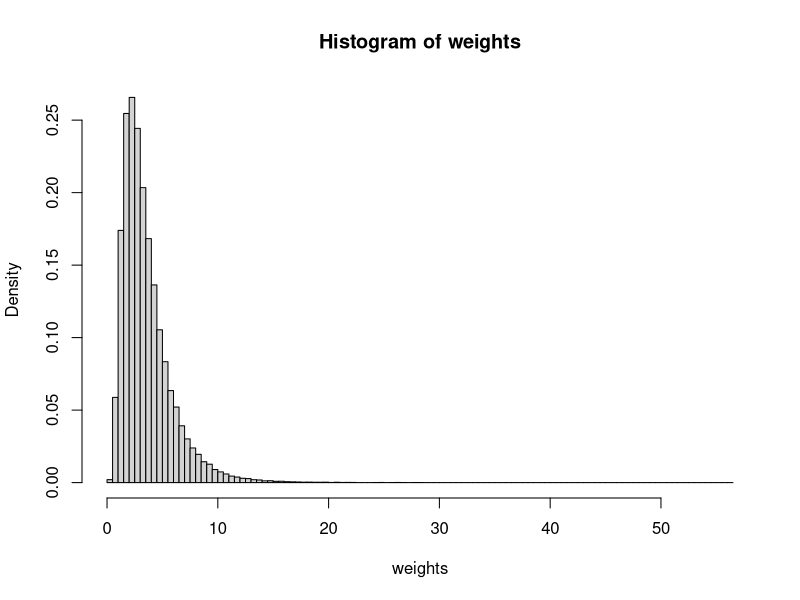
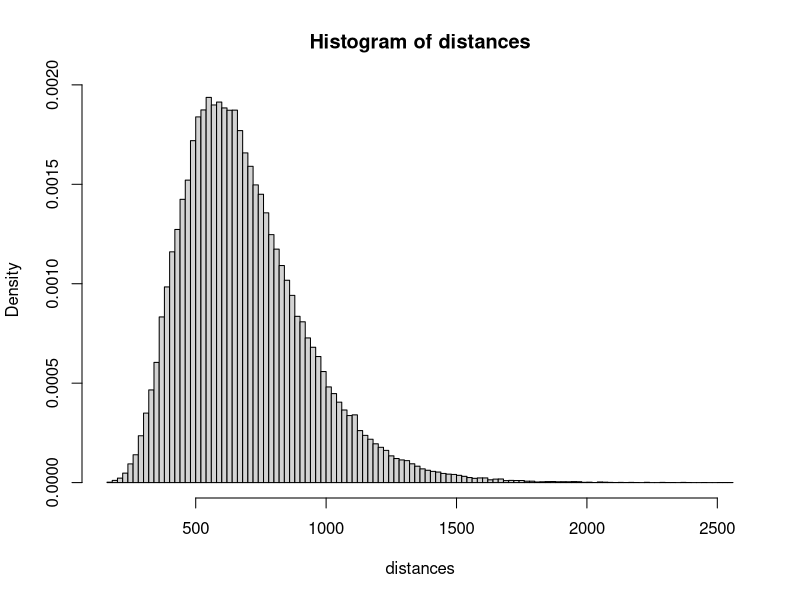

Generate these figures, in order, with R: (Note: this script raises an error after producing the figures.)
### RStudio: -*- coding: utf-8 -*-
##
## Copyright (C) 2017 David Beauchemin, Samuel Cabral Cruz, Vincent Goulet
##
## This file is part of the project 
## «Introduction à R - Atelier du colloque R à Québec 2017»
## http://github.com/vigou3/raquebec-atelier-introduction-r
##
## The creation is made available according to the license
## Attribution-Sharing in the same conditions 4.0
## of Creative Commons International
## http://creativecommons.org/licenses/by-sa/4.0/

# Source code for the creation of the benchmark.csv file

# Setting working directory properly 
setwd('C:/Users/Samuel/Documents/ColloqueR/Dev')
getwd()
setwd("..")
(path <- getwd())

# Parameters of the simulation
n <- 100000
x <- matrix(c(runif(2*n)),ncol = 2,byrow = TRUE)

# Generate weights with a LogNormal distribution
mu1 <- log(3000)
sigma1 <- log(1.8)
exp(mu1+sigma1**2/2)
exp(2*mu1+4*sigma1**2/2)-exp(mu1+sigma1**2/2)**2
weights <- round(qlnorm(x[,1],mu1,sigma1)/1000,3)
hist(weights,breaks = 100,freq=FALSE)
mean(weights)
max(weights)

# Generate the errors on the weights
weightsTarifParam <- 0.7
weightsCost <- weights*weightsTarifParam
weightsError <- rnorm(n,mean(weightsCost),sd(weightsCost))
max(weightsError)
min(weightsError)
weightsFinalPrice <- weightsCost+weightsError
mean(weightsFinalPrice)
min(weightsFinalPrice)
var(weightsFinalPrice)

# Generate the distance with a LogNormal distribution
# routesCanada
# routesIATA <- cbind(paste(routesCanada$sourceAirport),paste(routesCanada$destinationAirport))
# routesDistance <- apply(routesIATA, 1, function(x) airportsDist(x[1],x[2])$value)
# max(routesDistance)
# mean(routesDistance)
mu2 <- log(650)
sigma2 <- log(1.4)
(distances <- round(qlnorm(x[,2],mu2,sigma2)))
hist(distances,breaks = 100,freq=FALSE)
mean(distances)
max(distances)

# Generate the errors on the distances
distancesTarifParam <- 0.0275
distancesCost <- distances*distancesTarifParam
distancesError <- rnorm(n,mean(distancesCost),sd(distancesCost))
distancesFinalPrice <- distancesCost+distancesError
mean(distancesFinalPrice)
var(distancesFinalPrice)
max(distancesFinalPrice)
min(distancesFinalPrice)

# Generate total price
baseCost <- 10
# taxRate <- sum(table(airportsCanada$province)*as.numeric(paste(taxRates$taxRate)))/length(airportsCanada$province)
taxRate <- 1.082408
profitMargin <- 1.15
(totalCost <- round((baseCost + weightsFinalPrice + distancesFinalPrice)*profitMargin*taxRate,2))
mean(totalCost)
var(totalCost)
max(totalCost)
min(totalCost)

# Export to csv format
(dataExport <- cbind(weights,distances,totalCost))
colnames(dataExport) <- c("Poids (Kg)","Distance (Km)","Prix (CAD $)")

write.csv(dataExport,paste(path,"/Reference/benchmark.csv",sep=""),row.names = FALSE, fileEncoding = "UTF-8")

